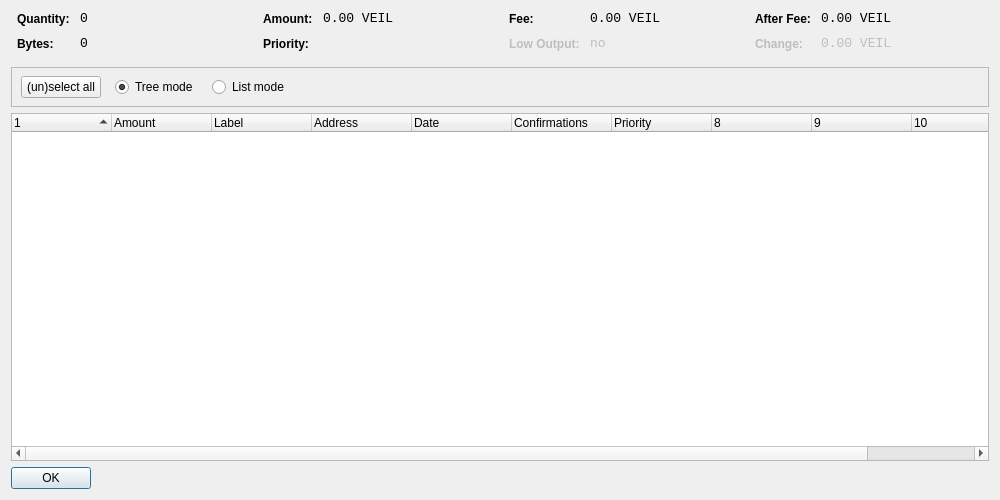
<?xml version="1.0" encoding="UTF-8"?>
<ui version="4.0">
 <class>CoinControlDialog</class>
 <widget class="QDialog" name="CoinControlDialog">
  <property name="geometry">
   <rect>
    <x>0</x>
    <y>0</y>
    <width>1000</width>
    <height>500</height>
   </rect>
  </property>
  <property name="windowTitle">
   <string>Coin Control</string>
  </property>
  <layout class="QVBoxLayout" name="verticalLayout">
   <item>
    <layout class="QHBoxLayout" name="horizontalLayoutTop" stretch="0,0,0,0">
     <property name="topMargin">
      <number>0</number>
     </property>
     <property name="bottomMargin">
      <number>10</number>
     </property>
     <item>
      <layout class="QFormLayout" name="formLayoutCoinControl1">
       <property name="horizontalSpacing">
        <number>10</number>
       </property>
       <property name="verticalSpacing">
        <number>10</number>
       </property>
       <property name="leftMargin">
        <number>6</number>
       </property>
       <property name="rightMargin">
        <number>6</number>
       </property>
       <item row="0" column="0">
        <widget class="QLabel" name="labelCoinControlQuantityText">
         <property name="styleSheet">
          <string notr="true">font-weight:bold;</string>
         </property>
         <property name="text">
          <string>Quantity:</string>
         </property>
        </widget>
       </item>
       <item row="0" column="1">
        <widget class="QLabel" name="labelCoinControlQuantity">
         <property name="font">
          <font>
           <family>Monospace</family>
           <pointsize>10</pointsize>
          </font>
         </property>
         <property name="cursor">
          <cursorShape>IBeamCursor</cursorShape>
         </property>
         <property name="contextMenuPolicy">
          <enum>Qt::ActionsContextMenu</enum>
         </property>
         <property name="text">
          <string notr="true">0</string>
         </property>
         <property name="textInteractionFlags">
          <set>Qt::LinksAccessibleByMouse|Qt::TextSelectableByKeyboard|Qt::TextSelectableByMouse</set>
         </property>
        </widget>
       </item>
       <item row="1" column="0">
        <widget class="QLabel" name="labelCoinControlBytesText">
         <property name="styleSheet">
          <string notr="true">font-weight:bold;</string>
         </property>
         <property name="text">
          <string>Bytes:</string>
         </property>
        </widget>
       </item>
       <item row="1" column="1">
        <widget class="QLabel" name="labelCoinControlBytes">
         <property name="font">
          <font>
           <family>Monospace</family>
           <pointsize>10</pointsize>
          </font>
         </property>
         <property name="cursor">
          <cursorShape>IBeamCursor</cursorShape>
         </property>
         <property name="contextMenuPolicy">
          <enum>Qt::ActionsContextMenu</enum>
         </property>
         <property name="text">
          <string notr="true">0</string>
         </property>
         <property name="textInteractionFlags">
          <set>Qt::LinksAccessibleByMouse|Qt::TextSelectableByKeyboard|Qt::TextSelectableByMouse</set>
         </property>
        </widget>
       </item>
      </layout>
     </item>
     <item>
      <layout class="QFormLayout" name="formLayoutCoinControl2">
       <property name="horizontalSpacing">
        <number>10</number>
       </property>
       <property name="verticalSpacing">
        <number>10</number>
       </property>
       <property name="leftMargin">
        <number>6</number>
       </property>
       <property name="rightMargin">
        <number>6</number>
       </property>
       <item row="0" column="0">
        <widget class="QLabel" name="labelCoinControlAmountText">
         <property name="styleSheet">
          <string notr="true">font-weight:bold;</string>
         </property>
         <property name="text">
          <string>Amount:</string>
         </property>
        </widget>
       </item>
       <item row="0" column="1">
        <widget class="QLabel" name="labelCoinControlAmount">
         <property name="font">
          <font>
           <family>Monospace</family>
           <pointsize>10</pointsize>
          </font>
         </property>
         <property name="cursor">
          <cursorShape>IBeamCursor</cursorShape>
         </property>
         <property name="contextMenuPolicy">
          <enum>Qt::ActionsContextMenu</enum>
         </property>
         <property name="text">
          <string notr="true">0.00 VEIL</string>
         </property>
         <property name="textInteractionFlags">
          <set>Qt::LinksAccessibleByMouse|Qt::TextSelectableByKeyboard|Qt::TextSelectableByMouse</set>
         </property>
        </widget>
       </item>
       <item row="1" column="0">
        <widget class="QLabel" name="labelCoinControlPriorityText">
         <property name="styleSheet">
          <string notr="true">font-weight:bold;</string>
         </property>
         <property name="text">
          <string>Priority:</string>
         </property>
        </widget>
       </item>
       <item row="1" column="1">
        <widget class="QLabel" name="labelCoinControlPriority">
         <property name="font">
          <font>
           <family>Monospace</family>
           <pointsize>10</pointsize>
          </font>
         </property>
         <property name="cursor">
          <cursorShape>IBeamCursor</cursorShape>
         </property>
         <property name="contextMenuPolicy">
          <enum>Qt::ActionsContextMenu</enum>
         </property>
         <property name="text">
          <string/>
         </property>
         <property name="textInteractionFlags">
          <set>Qt::LinksAccessibleByMouse|Qt::TextSelectableByKeyboard|Qt::TextSelectableByMouse</set>
         </property>
        </widget>
       </item>
      </layout>
     </item>
     <item>
      <layout class="QFormLayout" name="formLayoutCoinControl3">
       <property name="horizontalSpacing">
        <number>10</number>
       </property>
       <property name="verticalSpacing">
        <number>10</number>
       </property>
       <property name="leftMargin">
        <number>6</number>
       </property>
       <property name="rightMargin">
        <number>6</number>
       </property>
       <item row="0" column="0">
        <widget class="QLabel" name="labelCoinControlFeeText">
         <property name="styleSheet">
          <string notr="true">font-weight:bold;</string>
         </property>
         <property name="text">
          <string>Fee:</string>
         </property>
        </widget>
       </item>
       <item row="0" column="1">
        <widget class="QLabel" name="labelCoinControlFee">
         <property name="font">
          <font>
           <family>Monospace</family>
           <pointsize>10</pointsize>
          </font>
         </property>
         <property name="cursor">
          <cursorShape>IBeamCursor</cursorShape>
         </property>
         <property name="contextMenuPolicy">
          <enum>Qt::ActionsContextMenu</enum>
         </property>
         <property name="text">
          <string notr="true">0.00 VEIL</string>
         </property>
         <property name="textInteractionFlags">
          <set>Qt::LinksAccessibleByMouse|Qt::TextSelectableByKeyboard|Qt::TextSelectableByMouse</set>
         </property>
        </widget>
       </item>
       <item row="1" column="0">
        <widget class="QLabel" name="labelCoinControlLowOutputText">
         <property name="enabled">
          <bool>false</bool>
         </property>
         <property name="styleSheet">
          <string notr="true">font-weight:bold;</string>
         </property>
         <property name="text">
          <string>Low Output:</string>
         </property>
        </widget>
       </item>
       <item row="1" column="1">
        <widget class="QLabel" name="labelCoinControlLowOutput">
         <property name="enabled">
          <bool>false</bool>
         </property>
         <property name="font">
          <font>
           <family>Monospace</family>
           <pointsize>10</pointsize>
          </font>
         </property>
         <property name="cursor">
          <cursorShape>IBeamCursor</cursorShape>
         </property>
         <property name="contextMenuPolicy">
          <enum>Qt::ActionsContextMenu</enum>
         </property>
         <property name="text">
          <string notr="true">no</string>
         </property>
         <property name="textInteractionFlags">
          <set>Qt::LinksAccessibleByMouse|Qt::TextSelectableByKeyboard|Qt::TextSelectableByMouse</set>
         </property>
        </widget>
       </item>
      </layout>
     </item>
     <item>
      <layout class="QFormLayout" name="formLayoutCoinControl4">
       <property name="horizontalSpacing">
        <number>10</number>
       </property>
       <property name="verticalSpacing">
        <number>10</number>
       </property>
       <property name="leftMargin">
        <number>6</number>
       </property>
       <property name="rightMargin">
        <number>6</number>
       </property>
       <item row="0" column="0">
        <widget class="QLabel" name="labelCoinControlAfterFeeText">
         <property name="styleSheet">
          <string notr="true">font-weight:bold;</string>
         </property>
         <property name="text">
          <string>After Fee:</string>
         </property>
        </widget>
       </item>
       <item row="0" column="1">
        <widget class="QLabel" name="labelCoinControlAfterFee">
         <property name="font">
          <font>
           <family>Monospace</family>
           <pointsize>10</pointsize>
          </font>
         </property>
         <property name="cursor">
          <cursorShape>IBeamCursor</cursorShape>
         </property>
         <property name="contextMenuPolicy">
          <enum>Qt::ActionsContextMenu</enum>
         </property>
         <property name="text">
          <string notr="true">0.00 VEIL</string>
         </property>
         <property name="textInteractionFlags">
          <set>Qt::LinksAccessibleByMouse|Qt::TextSelectableByKeyboard|Qt::TextSelectableByMouse</set>
         </property>
        </widget>
       </item>
       <item row="1" column="0">
        <widget class="QLabel" name="labelCoinControlChangeText">
         <property name="enabled">
          <bool>false</bool>
         </property>
         <property name="styleSheet">
          <string notr="true">font-weight:bold;</string>
         </property>
         <property name="text">
          <string>Change:</string>
         </property>
        </widget>
       </item>
       <item row="1" column="1">
        <widget class="QLabel" name="labelCoinControlChange">
         <property name="enabled">
          <bool>false</bool>
         </property>
         <property name="font">
          <font>
           <family>Monospace</family>
           <pointsize>10</pointsize>
          </font>
         </property>
         <property name="cursor">
          <cursorShape>IBeamCursor</cursorShape>
         </property>
         <property name="contextMenuPolicy">
          <enum>Qt::ActionsContextMenu</enum>
         </property>
         <property name="text">
          <string notr="true">0.00 VEIL</string>
         </property>
         <property name="textInteractionFlags">
          <set>Qt::LinksAccessibleByMouse|Qt::TextSelectableByKeyboard|Qt::TextSelectableByMouse</set>
         </property>
        </widget>
       </item>
      </layout>
     </item>
    </layout>
   </item>
   <item>
    <widget class="QFrame" name="frame">
     <property name="minimumSize">
      <size>
       <width>0</width>
       <height>40</height>
      </size>
     </property>
     <property name="frameShape">
      <enum>QFrame::StyledPanel</enum>
     </property>
     <property name="frameShadow">
      <enum>QFrame::Sunken</enum>
     </property>
     <widget class="QWidget" name="horizontalLayoutWidget">
      <property name="geometry">
       <rect>
        <x>10</x>
        <y>0</y>
        <width>781</width>
        <height>41</height>
       </rect>
      </property>
      <layout class="QHBoxLayout" name="horizontalLayoutPanel" stretch="0,0,0,0,0">
       <property name="spacing">
        <number>14</number>
       </property>
       <item>
        <widget class="QPushButton" name="pushButtonSelectAll">
         <property name="sizePolicy">
          <sizepolicy hsizetype="Maximum" vsizetype="Fixed">
           <horstretch>0</horstretch>
           <verstretch>0</verstretch>
          </sizepolicy>
         </property>
         <property name="text">
          <string>(un)select all</string>
         </property>
        </widget>
       </item>
       <item>
        <widget class="QRadioButton" name="radioTreeMode">
         <property name="sizePolicy">
          <sizepolicy hsizetype="Maximum" vsizetype="Fixed">
           <horstretch>0</horstretch>
           <verstretch>0</verstretch>
          </sizepolicy>
         </property>
         <property name="text">
          <string>Tree mode</string>
         </property>
         <property name="checked">
          <bool>true</bool>
         </property>
        </widget>
       </item>
       <item>
        <widget class="QRadioButton" name="radioListMode">
         <property name="sizePolicy">
          <sizepolicy hsizetype="Maximum" vsizetype="Fixed">
           <horstretch>0</horstretch>
           <verstretch>0</verstretch>
          </sizepolicy>
         </property>
         <property name="text">
          <string>List mode</string>
         </property>
        </widget>
       </item>
       <item>
        <spacer name="horizontalSpacer">
         <property name="orientation">
          <enum>Qt::Horizontal</enum>
         </property>
         <property name="sizeHint" stdset="0">
          <size>
           <width>40</width>
           <height>20</height>
          </size>
         </property>
        </spacer>
       </item>
      </layout>
     </widget>
    </widget>
   </item>
   <item>
    <widget class="CoinControlTreeWidget" name="treeWidget">
     <property name="contextMenuPolicy">
      <enum>Qt::CustomContextMenu</enum>
     </property>
     <property name="sortingEnabled">
      <bool>false</bool>
     </property>
     <property name="columnCount">
      <number>11</number>
     </property>
     <attribute name="headerShowSortIndicator" stdset="0">
      <bool>true</bool>
     </attribute>
     <attribute name="headerStretchLastSection">
      <bool>false</bool>
     </attribute>
     <column>
      <property name="text">
       <string/>
      </property>
     </column>
     <column>
      <property name="text">
       <string>Amount</string>
      </property>
     </column>
     <column>
      <property name="text">
       <string>Label</string>
      </property>
     </column>
     <column>
      <property name="text">
       <string>Address</string>
      </property>
     </column>
     <column>
      <property name="text">
       <string>Date</string>
      </property>
     </column>
     <column>
      <property name="text">
       <string>Confirmations</string>
      </property>
      <property name="toolTip">
       <string>Confirmed</string>
      </property>
     </column>
     <column>
      <property name="text">
       <string>Priority</string>
      </property>
     </column>
     <column>
      <property name="text">
       <string/>
      </property>
     </column>
     <column>
      <property name="text">
       <string/>
      </property>
     </column>
     <column>
      <property name="text">
       <string/>
      </property>
     </column>
     <column>
      <property name="text">
       <string/>
      </property>
     </column>
    </widget>
   </item>
   <item>
    <widget class="QDialogButtonBox" name="buttonBox">
     <property name="sizePolicy">
      <sizepolicy hsizetype="Maximum" vsizetype="Fixed">
       <horstretch>0</horstretch>
       <verstretch>0</verstretch>
      </sizepolicy>
     </property>
     <property name="orientation">
      <enum>Qt::Horizontal</enum>
     </property>
     <property name="standardButtons">
      <set>QDialogButtonBox::Ok</set>
     </property>
    </widget>
   </item>
  </layout>
 </widget>
 <customwidgets>
  <customwidget>
   <class>CoinControlTreeWidget</class>
   <extends>QTreeWidget</extends>
   <header>coincontroltreewidget.h</header>
  </customwidget>
 </customwidgets>
 <resources/>
 <connections/>
</ui>
